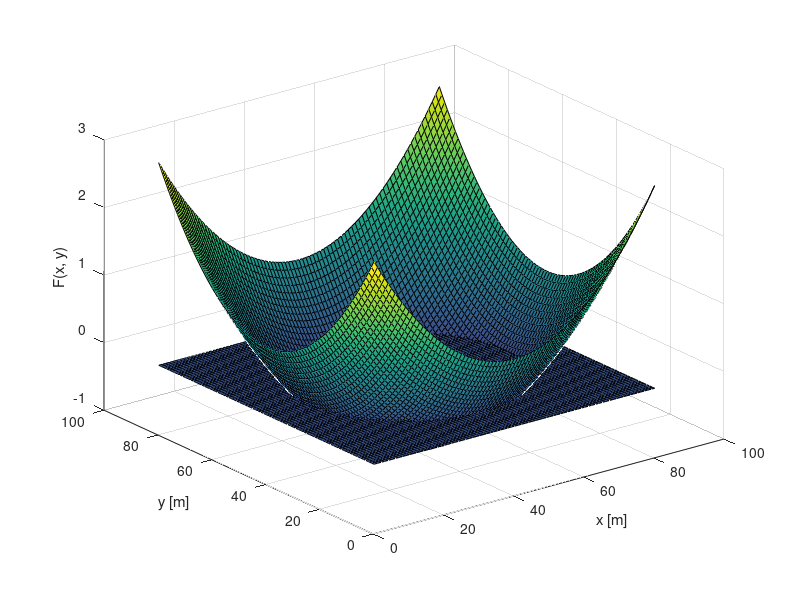

The MATLAB script that drew this image:
close all
clear all
sigma = 1;
[X,Y] = meshgrid(-2:.05:2);
Z= sigma*(0.5*X.^2 + 0.5*Y.^2 -1);
surf(Z)
hold on
Z2 = 0.*Z;
surf(Z2)

zlabel('F(x, y)')
xlabel('x [m]')
ylabel('y [m]')